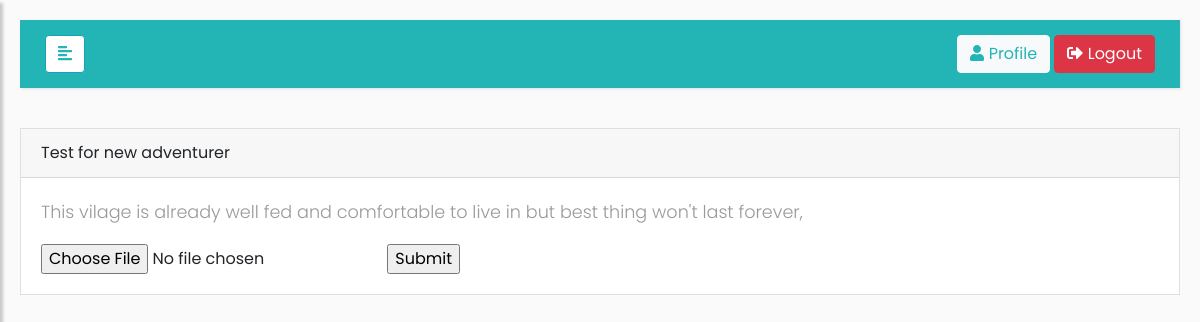
/quest_show.php?id=1 (signed in), run on an earlier commit of the app's database.
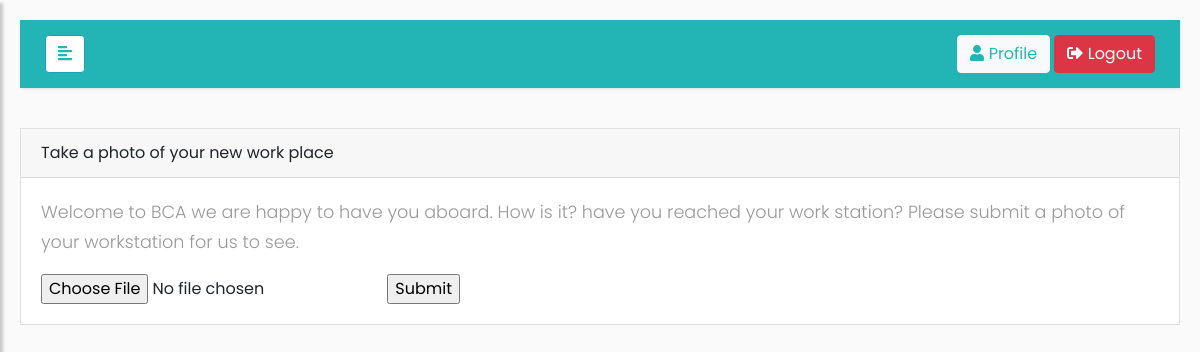
And on a later commit of the database.
### tables this page shows
create table quest(
	id int auto_increment primary key,
	title varchar (100),
	subtitle varchar (500),
	is_main boolean,
	type varchar(20),
	stage int,
	issued_by int,
	deadline int,
	reward int,
	issued_to int,
	
	FOREIGN key (issued_to) REFERENCES user(id),
	FOREIGN key (issued_by) REFERENCES user(id)
	 
	 
	 
	 
);

### quest_show.php (the view, shortened to what this page needs)
<?php
$id = $_GET['id'];
require('dbcon.php');
$sql = "SELECT * FROM quest where id = '" . $id . "' ";
$result = $conn->query($sql);
if ($result->num_rows == 1) {
	while($row = $result->fetch_assoc()) {
		$quest = $row;
    }
}
?>
<div class="card table-responsive" style="border-radius: 0px !important;">
    <div class="card-header">
        <?php
        echo $quest['title'];
        ?>
    </div>
    <div class="card-body">
    	 <p class="card-text"><?php echo $quest['subtitle']; ?></p>
    	 <form  method="post" action="submit_quest.php" enctype="multipart/form-data" >
				<input id="input-b1" name="fileToUpload" type="file" class="file" data-browse-on-zone-click="true" required>
				<input type="submit" name="submit">
		 </form>
    </div>
</div>

What changed in the data, as far as the page shows it:
changed quest: title "Test for new adventurer" → "Take a photo of your new work place"; subtitle "This vilage is already well fed and comfortable to live in but best thing won't last forever," → "Welcome to BCA we are happy to have you aboard. How is it? have you reached your work station? Please submit a photo of your workstation for us to see."
